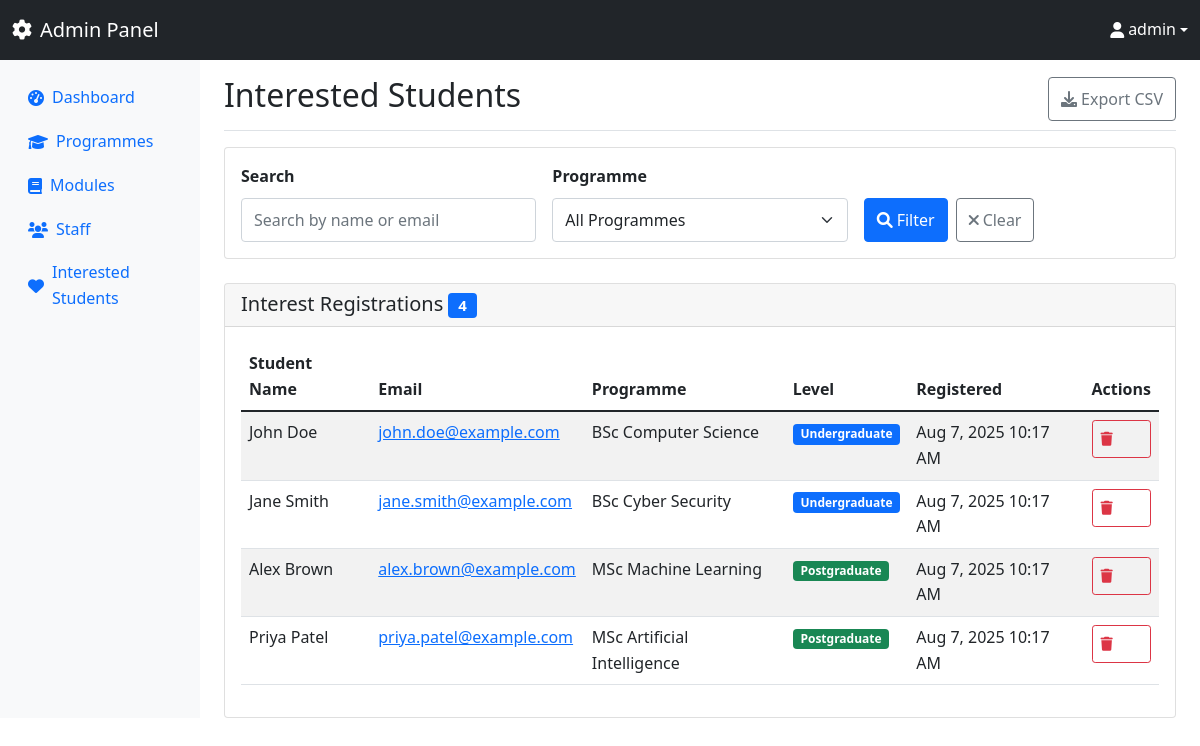
Screenshot of /admin/interested_students.php (signed in) with the database file from the repository.
### tables this page shows
CREATE TABLE InterestedStudents (
    InterestID INT AUTO_INCREMENT PRIMARY KEY,
    ProgrammeID INT NOT NULL,
    StudentName VARCHAR(100) NOT NULL,
    Email VARCHAR(255) NOT NULL,
    RegisteredAt TIMESTAMP DEFAULT CURRENT_TIMESTAMP,
    FOREIGN KEY (ProgrammeID) REFERENCES Programmes(ProgrammeID) ON DELETE CASCADE
);

CREATE TABLE Programmes (
    ProgrammeID INTEGER PRIMARY KEY AUTO_INCREMENT,
    ProgrammeName TEXT NOT NULL,
    LevelID INTEGER,
    ProgrammeLeaderID INTEGER,
    Description TEXT,
    Image TEXT,
    FOREIGN KEY (LevelID) REFERENCES Levels(LevelID),
    FOREIGN KEY (ProgrammeLeaderID) REFERENCES Staff(StaffID)
);

CREATE TABLE Levels (
    LevelID INTEGER PRIMARY KEY,
    LevelName TEXT NOT NULL
);

### admin/interested_students.php (the view, shortened to what this page needs)
<?php
$database = new Database();
$db = $database->getConnection();
$search = isset($_GET['search']) ? sanitizeInput($_GET['search']) : '';
$where_conditions = [];
$params = [];
$where_clause = !empty($where_conditions) ? "WHERE " . implode(" AND ", $where_conditions) : "";
$query = "SELECT ist.*, p.ProgrammeName, l.LevelName
          FROM InterestedStudents ist
          JOIN Programmes p ON ist.ProgrammeID = p.ProgrammeID
          JOIN Levels l ON p.LevelID = l.LevelID
          $where_clause
          ORDER BY ist.RegisteredAt DESC";
$stmt = $db->prepare($query);
$stmt->execute($params);
$interested_students = $stmt->fetchAll(PDO::FETCH_ASSOC);
include 'includes/admin_header.php';
?>
<div class="container-fluid">
    <div class="row">
        <?php include 'includes/admin_sidebar.php'; ?>
        <main class="col-md-9 ms-sm-auto col-lg-10 px-md-4">
            <div class="d-flex justify-content-between flex-wrap flex-md-nowrap align-items-center pt-3 pb-2 mb-3 border-bottom">
                <h1 class="h2">Interested Students</h1>
                <div class="btn-toolbar mb-2 mb-md-0">
                    <button type="button" class="btn btn-outline-secondary" onclick="exportToCSV()">
                        <i class="fas fa-download me-1"></i>Export CSV
                    </button>
                </div>
            </div>
            <div class="card mb-4">
                <div class="card-body">
                    <form method="GET" class="row g-3">
                        <div class="col-md-4">
                            <label for="search" class="form-label">Search</label>
                            <input type="text" class="form-control" id="search" name="search"
                                   value="<?php echo htmlspecialchars($search); ?>"
                                   placeholder="Search by name or email">
                        </div>
                        <div class="col-md-4">
                            <label for="programme" class="form-label">Programme</label>
                            <select class="form-select" id="programme" name="programme">
                                <option value="">All Programmes</option>
                            </select>
                        </div>
                        <div class="col-md-4 d-flex align-items-end">
                            <button type="submit" class="btn btn-primary me-2">
                                <i class="fas fa-search me-1"></i>Filter
                            </button>
                            <a href="interested_students.php" class="btn btn-outline-secondary">
                                <i class="fas fa-times me-1"></i>Clear
                            </a>
                        </div>
                    </form>
                </div>
            </div>
            <div class="card">
                <div class="card-header">
                    <h5 class="mb-0">
                        Interest Registrations
                        <span class="badge bg-primary"><?php echo count($interested_students); ?></span>
                    </h5>
                </div>
                <div class="card-body">
                    <?php if (!empty($interested_students)): ?>
                    <div class="table-responsive">
                        <table class="table table-striped" id="studentsTable">
                            <thead>
                                <tr>
                                    <th>Student Name</th>
                                    <th>Email</th>
                                    <th>Programme</th>
                                    <th>Level</th>
                                    <th>Registered</th>
                                    <th>Actions</th>
                                </tr>
                            </thead>
                            <tbody>
                                <?php foreach ($interested_students as $student): ?>
                                <tr>
                                    <td><?php echo htmlspecialchars($student['StudentName']); ?></td>
                                    <td>
                                        <a href="mailto:<?php echo htmlspecialchars($student['Email']); ?>">
                                            <?php echo htmlspecialchars($student['Email']); ?>
                                        </a>
                                    </td>
                                    <td><?php echo htmlspecialchars($student['ProgrammeName']); ?></td>
                                    <td>
                                        <span class="badge bg-<?php echo $student['LevelName'] == 'Undergraduate' ? 'primary' : 'success'; ?>">
                                            <?php echo htmlspecialchars($student['LevelName']); ?>
                                        </span>
                                    </td>
                                    <td><?php echo date('M j, Y g:i A', strtotime($student['RegisteredAt'])); ?></td>
                                    <td>
                                        <a href="?delete=1&id=<?php echo $student['InterestID']; ?>"
                                           class="btn btn-sm btn-outline-danger"
                                           onclick="return confirm('Are you sure you want to delete this interest registration?')">
                                            <i class="fas fa-trash"></i>
                                        </a>
                                    </td>
                                </tr>
                                <?php endforeach; ?>
                            </tbody>
                        </table>
                    </div>
                    <?php endif; ?>
                </div>
            </div>
        </main>
    </div>
</div>
<?php include 'includes/admin_footer.php'; ?>

### assets/css/style.css (style rules this page uses)
:root { --primary-color: #0d6efd; --secondary-color: #6c757d; --success-color: #198754; --danger-color: #dc3545; --warning-color: #ffc107; --info-color: #0dcaf0; --focus-color: #0066cc; --focus-outline-width: 3px; }
body { font-family: 'Segoe UI', Tahoma, Geneva, Verdana, sans-serif; line-height: 1.6; font-size: 16px; }
.btn, .nav-link, .form-control, .form-select { min-height: 44px; display: flex; align-items: center; }
.btn-sm { min-height: 38px; }
.form-label { font-weight: 600; margin-bottom: 0.5rem; }

### rows the page displays
interestedstudents: StudentName "John Doe", Email "john.doe@example.com", ProgrammeID.ProgrammeName "BSc Computer Science", levels.LevelName "Undergraduate", RegisteredAt "Aug 7, 2025 10:17 AM"
interestedstudents: StudentName "Jane Smith", Email "jane.smith@example.com", ProgrammeID.ProgrammeName "BSc Cyber Security", levels.LevelName "Undergraduate", RegisteredAt "Aug 7, 2025 10:17 AM"
interestedstudents: StudentName "Alex Brown", Email "alex.brown@example.com", ProgrammeID.ProgrammeName "MSc Machine Learning", levels.LevelName "Postgraduate", RegisteredAt "Aug 7, 2025 10:17 AM"
interestedstudents: StudentName "Priya Patel", Email "priya.patel@example.com", ProgrammeID.ProgrammeName "MSc Artificial Intelligence", levels.LevelName "Postgraduate", RegisteredAt "Aug 7, 2025 10:17 AM"

### other values shown
$_SESSION['admin_username'] "admin"
count($interested_students) "4"
